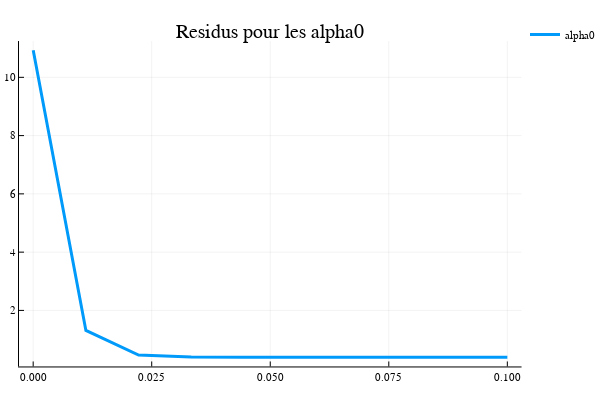

This figure's notebook cell:
### Code cell
lin_alpha0 = LinRange(0.00001, 0.1, 10);
res_alpha0 = benchmark.(lin_alpha0, 500, 0.5)
plot(lin_alpha0, res_alpha0, title = "Residus pour les alpha0", label="alpha0", lw = 3)

### Figure 1 — Plotly figure (JSON) as saved in the notebook; plotly's stock layout.template omitted (floating-point values rounded to 4 significant figures)
{"data": [{"colorbar": {"title": ""}, "legendgroup": "alpha0", "line": {"color": "rgba(0, 154, 250, 1.000)", "dash": "solid", "shape": "linear", "width": 3}, "mode": "lines", "name": "alpha0", "showlegend": true, "type": "scatter", "x": [1e-05, 0.01112, 0.02223, 0.03334, 0.04445, 0.05556, 0.06667, 0.07778, 0.08889, 0.1], "xaxis": "x1", "y": [10.93, 1.313, 0.4681, 0.4008, 0.3936, 0.3926, 0.3924, 0.3923, 0.3923, 0.3924], "yaxis": "y1", "zmax": null, "zmin": null}], "layout": {"annotations": [{"font": {"color": "rgba(0, 0, 0, 1.000)", "family": "sans-serif", "size": 20}, "rotation": 0, "showarrow": false, "text": "Residus pour les alpha0", "x": 0.5148, "xanchor": "center", "xref": "paper", "y": 1, "yanchor": "top", "yref": "paper"}], "height": 400, "legend": {"bgcolor": "rgba(255, 255, 255, 1.000)", "bordercolor": "rgba(0, 0, 0, 1.000)", "font": {"color": "rgba(0, 0, 0, 1.000)", "family": "sans-serif", "size": 11}, "tracegroupgap": 0, "x": 1, "y": 1}, "margin": {"b": 20, "l": 0, "r": 0, "t": 20}, "paper_bgcolor": "rgba(255, 255, 255, 1.000)", "plot_bgcolor": "rgba(255, 255, 255, 1.000)", "showlegend": true, "width": 600, "xaxis": {"anchor": "y1", "domain": [0.03619, 0.9934], "gridcolor": "rgba(0, 0, 0, 0.100)", "gridwidth": 0.5, "linecolor": "rgba(0, 0, 0, 1.000)", "mirror": false, "range": [-0.00299, 0.103], "showgrid": true, "showline": true, "showticklabels": true, "tickangle": 0, "tickcolor": "rgb(0, 0, 0)", "tickfont": {"color": "rgba(0, 0, 0, 1.000)", "family": "sans-serif", "size": 11}, "tickmode": "array", "ticks": "inside", "ticktext": ["0.000", "0.025", "0.050", "0.075", "0.100"], "tickvals": [0, 0.025, 0.05, 0.075, 0.1], "title": "", "titlefont": {"color": "rgba(0, 0, 0, 1.000)", "family": "sans-serif", "size": 15}, "type": "-", "visible": true, "zeroline": false, "zerolinecolor": "rgba(0, 0, 0, 1.000)"}, "yaxis": {"anchor": "x1", "domain": [0.03762, 0.9415], "gridcolor": "rgba(0, 0, 0, 0.100)", "gridwidth": 0.5, "linecolor": "rgba(0, 0, 0, 1.000)", "mirror": false, "range": [0.07622, 11.25], "showgrid": true, "showline": true, "showticklabels": true, "tickangle": 0, "tickcolor": "rgb(0, 0, 0)", "tickfont": {"color": "rgba(0, 0, 0, 1.000)", "family": "sans-serif", "size": 11}, "tickmode": "array", "ticks": "inside", "ticktext": ["2", "4", "6", "8", "10"], "tickvals": [2, 4, 6, 8, 10], "title": "", "titlefont": {"color": "rgba(0, 0, 0, 1.000)", "family": "sans-serif", "size": 15}, "type": "-", "visible": true, "zeroline": false, "zerolinecolor": "rgba(0, 0, 0, 1.000)"}}}
